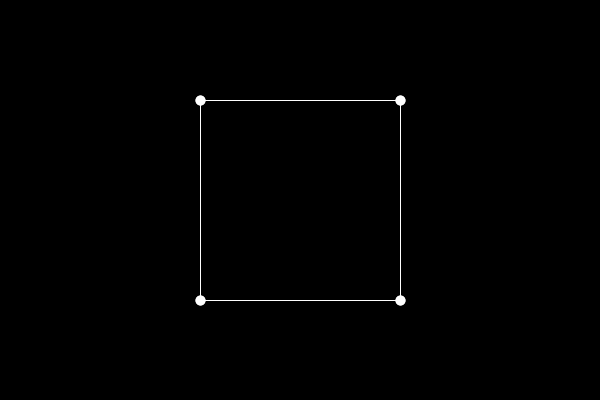
Frame 1 (no input)
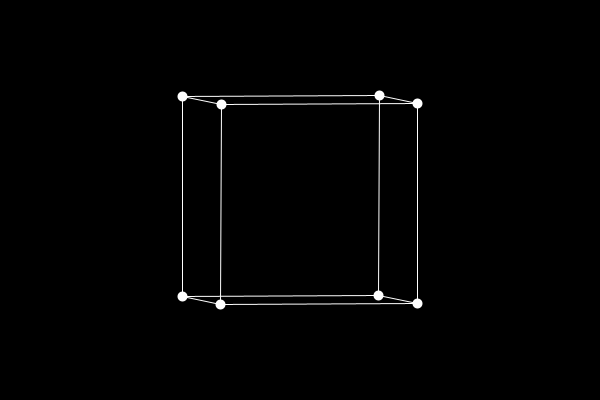
Frame 60 (the mouse pressed at the canvas centre just before this capture)
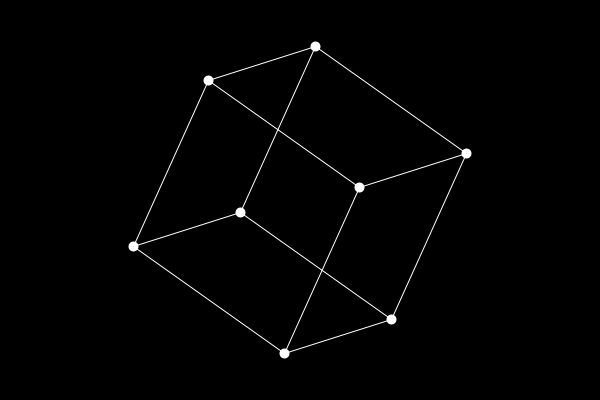
Frame 120 (the mouse held since frame 60 and released just before this capture)

The Processing sketch that drew these frames (run headless with seeded random() and noise(); from frame 60 on, the mouse is pressed at the canvas centre):

// Processing sketch: Projection
// ── Projection.pde
float angle = 0;

PVector [] points = new PVector[8];

// Orthogonal Projection
float [][] projection = {
{1,0,0},
{0,1,0}
};

void setup()
{
  size(600,400);
 
  points[0] = new PVector(-0.5,-0.5, -0.5);
  points[1] = new PVector(0.5,-0.5, -0.5);
  points[2] = new PVector(0.5,0.5, -0.5);
  points[3] = new PVector(-0.5,0.5, -0.5);
  points[4] = new PVector(-0.5,-0.5, 0.5);
  points[5] = new PVector(0.5,-0.5, 0.5);
  points[6] = new PVector(0.5,0.5, 0.5);
  points[7] = new PVector(-0.5,0.5, 0.5);
  
}

void draw()
{
  background(0);
  translate(width/2, height/2);
  stroke(255);
  strokeWeight(10);
  noFill();
  
  float [][] rotationZ = {
  {cos(angle),-sin(angle), 0},
  {sin(angle),cos(angle), 0},
  {0           ,0,        1}
  };
  
  float [][] rotationX = {
  {1,0, 0},
  {0,cos(angle), -sin(angle)},
  {0,sin(angle), cos(angle)}
  };
  
  float [][] rotationY = {
  {cos(angle),0, -sin(angle)},
  {0,1, 0},
  {sin(angle),0, cos(angle)}
  };
  
  PVector[] projected = new PVector[8];
  
  int index = 0;
  for(PVector v : points)
  {
    
    
    float[][] rotatedM= matmul(rotationY, v);
    rotatedM = matmul(rotationX, rotatedM);
    rotatedM = matmul(rotationZ, rotatedM);
    float [][] projected2dM = matmul(projection, matrixToVec(rotatedM));
    PVector projected2d = matrixToVec(projected2dM);
    projected2d.mult(200);
    projected[index] = projected2d;
    point(projected2d.x, projected2d.y);
    index++;
  }
  
  //connect(0,1, projected);
  //connect(1,2, projected);
  //connect(2,3, projected);
  //connect(3,0, projected);
  
  //connect(4,5, projected);
  //connect(5,6, projected);
  //connect(6,7, projected);
  //connect(7,4, projected);
  
  //connect(0,4, projected);
  //connect(1,5, projected);
  //connect(2,6, projected);
  //connect(3,7, projected);
  
  for(int i = 0; i < 4 ; i++)
  {
    connect(i, (i+1) % 4, projected);
    connect(i+4, ((i+1) % 4)+4, projected);
    connect(i, i+4, projected);
  }
  
  angle += 0.03;
  
}

void connect(int i, int j, PVector[] points)
{
  PVector a = points[i];
  PVector b = points[j];
  strokeWeight(1);
  stroke(255);
  line(a.x, a.y, b.x, b.y);
}

// ── MatrixMul.pde
float [][] vecToMatrix(PVector v)
{
  float[][] m = new float[3][1];
  m[0][0] = v.x;
  m[1][0] = v.y;
  m[2][0] = v.z;
  return m;
}

PVector matrixToVec(float [][] m)
{
  PVector v = new PVector();
  v.x = m[0][0];
  v.y = m[1][0];
  if(m.length > 2)
  {
    v.z = m[2][0];
  }
  
  return v;
}

float[][] matmul(float[][] a, PVector b)
{
  float [][] m = vecToMatrix(b);
  return matmul(a,m);
}

float[][] matmul(float[][] a, float[][] b)
{
  int colsA = a[0].length; 
  int rowsA = a.length;
  int colsB = b[0].length;
  int rowsB = b.length;
  
  if(colsA != rowsB)
  {
    println("Columns of A must match columns of B");
    return null;
  }
  
  float result[][] = new float[rowsA][colsB];
  
  for(int i = 0; i < rowsA; i++)
  {
    for(int j=0; j < colsB; j++)
    {
      float sum = 0;
      for(int k = 0; k < colsA; k++)
      {
        sum+= a[i][k] * b[k][j];
      }
      result[i][j] = sum;
    }
  }
  
  return result;
}




void logMatrix(float m[][])
{
  int cols = m[0].length; 
  int rows = m.length;
  
  println(rows + "x" + cols);
  println("-----------");
  
  for(int i = 0; i < rows; i++)
  {
    for(int j=0; j < cols; j++)
    {
      print(m[i][j] + " ");
    }
    println();
    
  }
  
  println();
}
